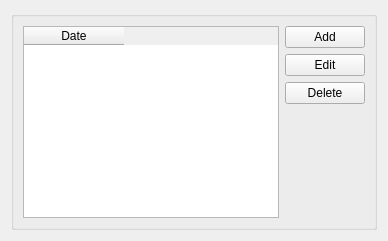
     <widget class="QWidget" name="tab_4">
      <attribute name="title">
       <string>Periodic Review</string>
      </attribute>
      <layout class="QGridLayout" name="gridLayout_7">
       <item row="0" column="0">
        <widget class="QGroupBox" name="permaqncy_hearing_group_box_2">
         <property name="title">
          <string/>
         </property>
         <layout class="QHBoxLayout" name="horizontalLayout_26">
          <item>
           <widget class="QTableWidget" name="periodic_reviews_table">
            <column>
             <property name="text">
              <string>Date</string>
             </property>
            </column>
           </widget>
          </item>
          <item>
           <layout class="QVBoxLayout" name="verticalLayout_25">
            <item>
             <widget class="QPushButton" name="periodic_review_add_button">
              <property name="text">
               <string>Add</string>
              </property>
             </widget>
            </item>
            <item>
             <widget class="QPushButton" name="periodic_review_edit_button">
              <property name="text">
               <string>Edit</string>
              </property>
             </widget>
            </item>
            <item>
             <widget class="QPushButton" name="periodic_review_delete_button">
              <property name="text">
               <string>Delete</string>
              </property>
             </widget>
            </item>
            <item>
             <spacer name="verticalSpacer_9">
              <property name="orientation">
               <enum>Qt::Vertical</enum>
              </property>
              <property name="sizeHint" stdset="0">
               <size>
                <width>20</width>
                <height>40</height>
               </size>
              </property>
             </spacer>
            </item>
           </layout>
          </item>
         </layout>
        </widget>
       </item>
      </layout>
     </widget>
